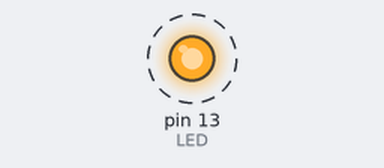
Bench run of a sketch on a simulated Arduino Uno, built with avr-gcc and run on an emulated ATmega328P. Shown: output pins drawn as LEDs (lit = HIGH). Dashed ring = blinking. MIDI output is not drawn.

Above: at 0.1 s.
Timing chart, 0 to 3.0 s (numbered marks = the images above):
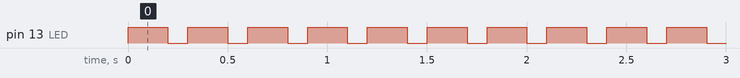

The sketch:

MIDI_wysy_a_kwarte_C_F.ino
```cpp
#include <MIDI.h>;


// Simple tutorial on how to send MIDI messages.

// Arduino will blink a led and play two notes.


MIDI_CREATE_DEFAULT_INSTANCE();


#define LED 13


void setup(){

pinMode(LED, OUTPUT);

MIDI.begin(MIDI_CHANNEL_OFF);

// Launch MIDI and tells program to disregard any MIDI incoming messages

}

void loop()

{

digitalWrite(LED,HIGH);

MIDI.sendNoteOn(60,127,1);

// Send a Note (pitch 60 (middle C), velo 127 on channel 1)

MIDI.sendNoteOn(65,127,1);

// Send a Note (pitch 65 (F), velo 127 on channel 1)

delay(200);

MIDI.sendNoteOff(60,0,1); // Stop the notes

MIDI.sendNoteOff(65,0,1);

digitalWrite(LED,LOW);

delay(100);

}
```

Measured:
- by itself, pin 13 (LED): alternates HIGH for 0.20 s and LOW for 0.10 s
